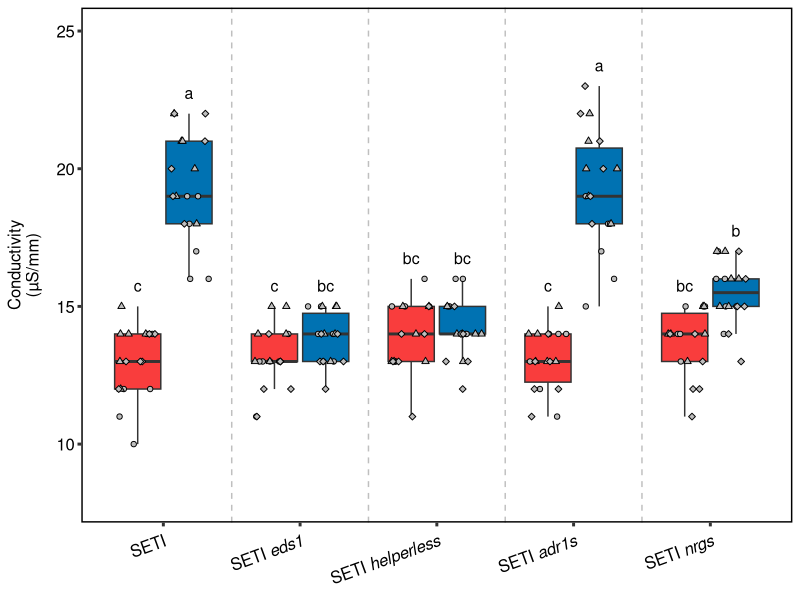
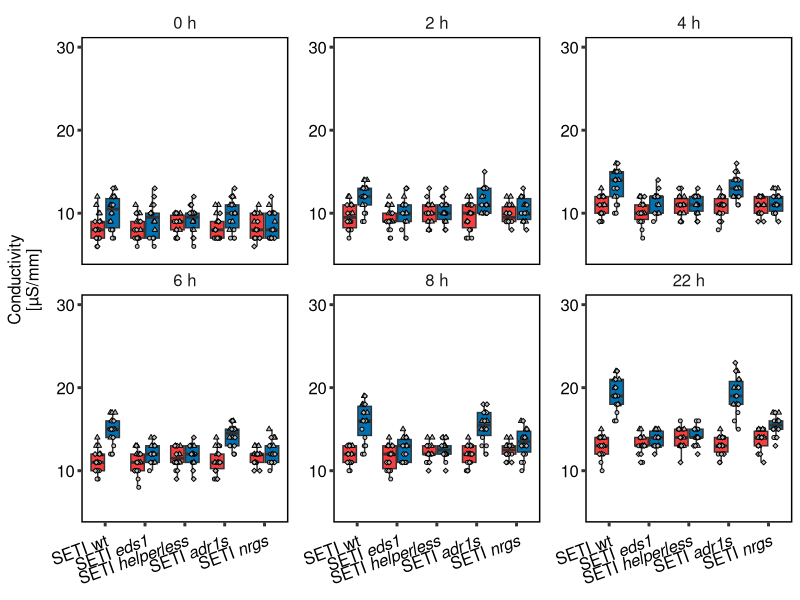
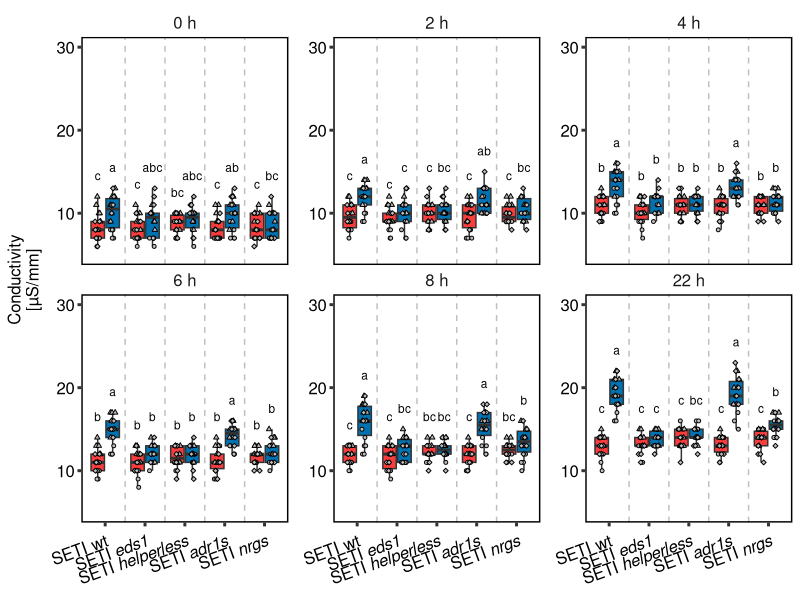

Here is the R script that generated these plots, in order:
## ---- chunk 1
library("ggplot2")
library("tibble")
library("tidyr")
library("ggpubr")
library("multcompView")
## ---- chunk 2
electro_leakage <- read.csv2(file = "./Data/helper_combined.csv", header = TRUE, dec = ",", sep = ";", fileEncoding="UTF-8-BOM")
electro_leakage = electro_leakage[,1:3]
electro_leakage_2 = as_tibble(electro_leakage)
names(electro_leakage_2) = c("sample", "value", "batch")
## ---- chunk 3
el6 = separate(electro_leakage_2, "sample", sep = "_", into = c("Line_Treatment", "Time_Sample"), extra = "merge")
el7 = separate(el6, "Time_Sample", sep = "_", into = c("Time", "Sample"), extra = "merge")
el8 = unite(el7, Line_Treatment, Time, col = "Line_Treatment_Time", sep = "_")


el9 = aggregate(el8$value, list(el8$Line_Treatment_Time), mean)
sd_val = aggregate(el8$value, list(el8$Line_Treatment_Time), sd)
names(sd_val) = c("Group.1", "SD")
combine = cbind(el9, sd_val$SD)
names(combine) = c("Line_Treatment_Time", "Mean", "SD")

el10 = separate(combine, "Line_Treatment_Time", sep = "_", into = c("Line_Treatment", "Time"), extra = "merge")
el10$Time = gsub("h", "", el10$Time)
el10$Time = as.numeric(el10$Time)

el11 = el7
el11$Time = gsub("h", "", el11$Time)
el11$Time = as.numeric(el11$Time)
## ---- chunk 4

# seti_24_stats = el11[el11$Time == 24,]
# activity_treatment = aov(seti_24_stats$value ~ seti_24_stats$Line_Treatment)
# summary(aov(seti_24_stats$value ~ seti_24_stats$Line_Treatment))
# 
# Tuckey <- TukeyHSD(activity_treatment)
# test_value <- HSD.test(activity_treatment, "seti_24_stats$Line_Treatment", group = TRUE,
#                        console=TRUE)

el12 = el11[el11$Time == 24,]
el12 = separate(el11, "Line_Treatment", sep = "\\(", into = c("Line", "Treatment"), extra = "merge")

activity_treatment2 = aov(el12$value ~ factor(el12$Line)*factor(el12$Treatment) + factor(el12$batch))

summary(activity_treatment2)
Tuckey <- TukeyHSD(activity_treatment2)
test_value = multcompLetters4(activity_treatment2, Tuckey)

sig = data.frame(Line = names(test_value$`factor(el12$Line):factor(el12$Treatment)`[[1]]), sig_letter = test_value$`factor(el12$Line):factor(el12$Treatment)`[[1]])
sig$Line = factor(sig$Line,  levels = c("SETI:m)", "SETI:E)", "SETIeds1:m)", "SETIeds1:E)", "SETIhelperless:m)", "SETIhelperless:E)", 
                                        "SETIadr1:m)", "SETIadr1:E)", "SETInrg1:m)", "SETInrg1:E)"))
line_order = order(sig$Line, levels = c("SETI:m)", "SETI:E)", "SETIeds1:m)", "SETIeds1:E)", "SETIhelperless:m)", "SETIhelperless:E)", 
                                     "SETIadr1:m)", "SETIadr1:E)", "SETInrg1:m)", "SETInrg1:E)"))
sig_ordered = sig[line_order,]

print(Tuckey)
print(test_value)

## ---- chunk 5
######################## Boxplot Line Treatment separate
#################Part1
el12$Line = factor(el12$Line)
el12$Treatment = factor(el12$Treatment, levels = c("m)", "E)"))
el12$Line = sub("SETI", "SETI ", el12$Line)
el12$Line = factor(el12$Line,  levels = c("SETI ", "SETI eds1", "SETI helperless", "SETI adr1", "SETI nrg1"))
el12$shapes = rep(NA, length(el12$Line))
el12$shapes[el12$batch == "A1"] = 21
el12$shapes[el12$batch == "A2"] = 24
el12$shapes[el12$batch == "A3"] = 23

rect = tibble(xstart = c(0.0, 1.5, 2.5, 3.5, 4.5), xend = c(1.5, 2.5, 3.5, 4.5, 6.5))


dlab_theme = theme(axis.title.y = element_text(margin = margin(r = 10)), text = element_text(size=12), axis.text = element_text(size=12),
        axis.text.x = element_text(margin = margin(t = 5), size = 12, colour = "black", angle = 20, hjust=1),
        axis.text.y = element_text(color = "black"),
        axis.line = element_blank(),
        axis.ticks = element_line(size = 1),
        axis.title.x = element_blank(),
        legend.position="none", 
        legend.text= element_text(size = 12),
        #legend.title = element_text(size = 16, face = "bold"),
        panel.background = element_blank(),
        panel.spacing.x = unit(1, "lines"),
        panel.spacing.y=unit(0,"lines"),
        panel.grid =  element_blank(),
        legend.title = element_blank(),
        #panel.grid.major.y =  element_line(colour = "#999999"),
        panel.grid.minor.y =  element_blank(),
        panel.border = element_rect(fill = NA, color = "black", linewidth = 1),
        strip.background =element_rect(fill="white"),
        strip.text.x = element_text(size = 12, hjust = 0.5))

# Image size: 1182×829
plot1_4 = ggplot(el12[el12$Time == 24,], aes(y = value, x = Line))  +
  geom_boxplot(aes(fill = Treatment), outlier.shape = NA) +
  geom_jitter(mapping = aes(shape = batch, color = Treatment, group = Treatment), fill = "grey", size=1.5, position = position_jitterdodge(jitter.width = 0.6)) +
  ylim(8,25) +
  scale_fill_manual(values = c("#F93D3D",  "#0072B2"),
                    name = "Treatment", labels = c("Mock", "ETI"))  +
  scale_shape_manual(values = unique(el12$shapes)) +
  scale_color_manual(values = c("black", "black")) +
  labs(y = "Conductivity\n(µS/mm)", x = "Line") + dlab_theme +
  scale_x_discrete(breaks = c("SETI ", "SETI eds1", "SETI helperless", "SETI adr1", "SETI nrg1"), labels=c(expression("SETI"), expression("SETI" ~ italic("eds1")), expression("SETI" ~ italic("helperless")), expression("SETI" ~ italic("adr1s")), expression("SETI" ~ italic("nrgs"))))

test = ggplot_build(plot1_4)

plot1_4 = plot1_4 +
  annotate(geom = "text", x = test[["data"]][[1]][["x"]], y= test[["data"]][[1]][["ymax"]] + 0.75, label = sig_ordered$sig_letter, size = 4, color = "black") +
  geom_vline(xintercept = c(1.5,2.5,3.5,4.5), linetype = "dashed", alpha = 0.25)

print(plot1_4)
## ---- chunk 6
# Plot 3 Boxplot for multiple timepoints

labeller = labeller(Time = c("0" = "0 h",
                        "2" = "2 h",
                        "4" = "4 h",
                        "6" = "6 h",
                        "8" = "8 h",
                        "22" = "22 h"))

plot1_3 = ggplot(el12[el12$Time < 24,], aes(y = value, x = Line, fill = Treatment)) +
  geom_boxplot(aes(fill = Treatment), outlier.shape = NA) +
  geom_jitter(mapping = aes(shape = batch, color = Treatment, group = Treatment), fill = "grey", size=1, position = position_jitterdodge(jitter.width = 0.3, dodge.width = 0.75 )) +
  ylim(5,30) +
  scale_fill_manual(values = c("#F93D3D",  "#0072B2"),
                    name = "Treatment", labels = c("Mock", "ETI"))  +
  scale_shape_manual(values = unique(el12$shapes)) +
  scale_color_manual(values = c("black", "black")) +
  labs(y = "Conductivity\n[µS/mm]", x = "Line") + dlab_theme +
  scale_x_discrete(breaks = c("SETI ", "SETI eds1", "SETI helperless", "SETI adr1", "SETI nrg1"), labels=c(expression("SETI wt"), expression("SETI" ~ italic("eds1")), expression("SETI" ~ italic("helperless")), expression("SETI" ~ italic("adr1s")), expression("SETI" ~ italic("nrgs")))) +
  facet_wrap(.~Time, scales="free_y", labeller = labeller)

test1_3 = ggplot_build(plot1_3)
print(plot1_3)
## ---- chunk 7

# Statistics
stats_table = data.frame(Line_treatment = NA,
                         sig_letters = NA, timepoint = NA)
el12$batch = factor(el12$batch)
el12$Line = factor(el12$Line)
el12$Treatment = factor(el12$Treatment)

for (timepoints in unique(el12$Time[el12$Time != 24])) {
  activity_treatment = aov(el12[el12$Time == timepoints,]$value ~ el12[el12$Time == timepoints,]$Line*el12[el12$Time == timepoints,]$Treatment + el12[el12$Time == timepoints,]$batch)
  summary(activity_treatment)
  Tuckey <- TukeyHSD(activity_treatment)
  stats = multcompLetters4(activity_treatment, Tuckey)
  time = rep(timepoints, length(stats[["el12[el12$Time == timepoints, ]$Line:el12[el12$Time == timepoints, ]$Treatment"]][[1]]))
  line_treatment = names(stats[["el12[el12$Time == timepoints, ]$Line:el12[el12$Time == timepoints, ]$Treatment"]][[1]])
  sig_letters = stats[["el12[el12$Time == timepoints, ]$Line:el12[el12$Time == timepoints, ]$Treatment"]][[1]]
  
print("--------------------------------------------------------------------------------------")
print(timepoints)
print(summary(activity_treatment))
print(Tuckey)
print(stats)
print("--------------------------------------------------------------------------------------")
  
  help_table = data.frame(Line_treatment = line_treatment,
                          sig_letters = sig_letters, timepoint = time)
  stats_table = rbind(stats_table, help_table)
  stats_table = na.omit(stats_table)
}


stats_table$Line_treatment = factor(stats_table$Line_treatment, levels = c("SETI :m)", "SETI :E)", "SETI eds1:m)", "SETI eds1:E)",
                                                                           "SETI helperless:m)", "SETI helperless:E)", "SETI adr1:m)", "SETI adr1:E)",
                                                                           "SETI nrg1:m)", "SETI nrg1:E)"))

line_treatment_order = order(factor(stats_table$Line_treatment))
stats_table_1 = stats_table[line_treatment_order,]
stats_table_2 = stats_table_1[order(stats_table_1$timepoint),]

## ---- chunk 8
plot1_4 = plot1_3 +
  geom_text(data = tibble(test = 1:10), x = test1_3[["data"]][[1]][["x"]], y = test1_3[["data"]][[1]][["ymax"]] + 2.5, label = stats_table_2$sig_letters, size = 3, color = "black", inherit.aes = FALSE) +
  geom_vline(xintercept = c(1.5,2.5,3.5,4.5), linetype = "dashed", alpha = 0.25)
print(plot1_4)
